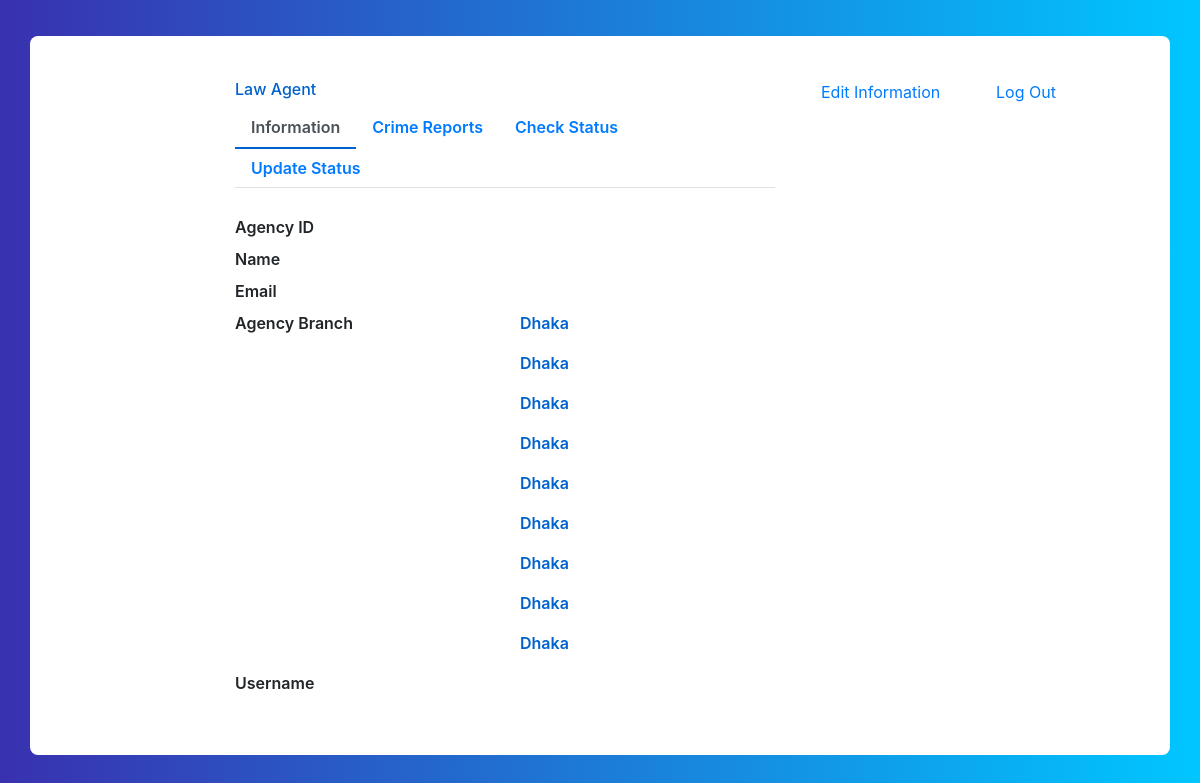
The app's page /database/profile/, older data.
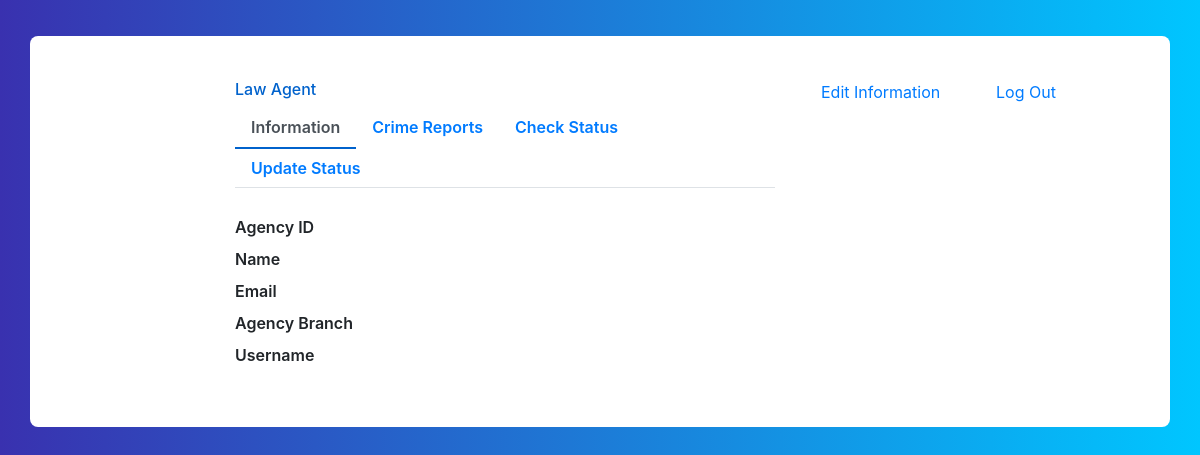
The same page, newer data.
### lawagency/models.py (models this page shows)
class LawAgency(models.Model):
    user = models.OneToOneField(User, on_delete=models.CASCADE, db_column="User ID")
    agency_ID = models.CharField(max_length=10, db_column="Agency ID", unique=True)
    agency_branch = models.CharField(max_length=10,db_column="Agency Branch")
    usertype = models.CharField(max_length=15, db_column="User Type", default='Law Agency')

### lawagency/views.py (the view)
# urls.py: path('profile/', lv.lawprofile, name="lawprofile"),
def lawprofile(request):
    la = LawAgency.objects.all()
    return render(request, 'lawagency/profile.html', {'la':la})

### templates/lawagency/profile.html (shortened to what the changed rows need)
<!DOCTYPE html>
<html lang="en">
<head>
<link href="//maxcdn.bootstrapcdn.com/bootstrap/4.1.1/css/bootstrap.min.css" rel="stylesheet" id="bootstrap-css">
</head>
<body>
<div class="container emp-profile">
            <form method="post">
                <div class="row">
                    <div class="col-md-6">
                        <div class="tab-content profile-tab" id="myTabContent">
                            <div class="tab-pane fade show active" id="home" role="tabpanel" aria-labelledby="home-tab">
                                        <div class="row">
                                            <div class="col-md-6">
                                              {% for i in la %}
                                                 {% if user.username == i.user.username %}
                                                    <p>{{ i.agency_branch }}</p>
                                                  {% endif %}
                                               {% endfor %}
                                            </div>
                                        </div>
                            </div>
                        </div>
                    </div>
                </div>
            </form>
        </div>
</body>
</html>

Row changes from the older to the newer data that the page shows:
no longer on this page (row edited): LawAgency: agency_branch "Dhaka"
no longer on this page (row edited): LawAgency: agency_branch "Dhaka"
no longer on this page (row edited): LawAgency: agency_branch "Dhaka"
no longer on this page (row edited): LawAgency: agency_branch "Dhaka"
no longer on this page (row edited): LawAgency: agency_branch "Dhaka"
no longer on this page (row edited): LawAgency: agency_branch "Dhaka"
no longer on this page (row edited): LawAgency: agency_branch "Dhaka"
no longer on this page (row edited): LawAgency: agency_branch "Dhaka"
no longer on this page (row edited): LawAgency: agency_branch "Dhaka"
